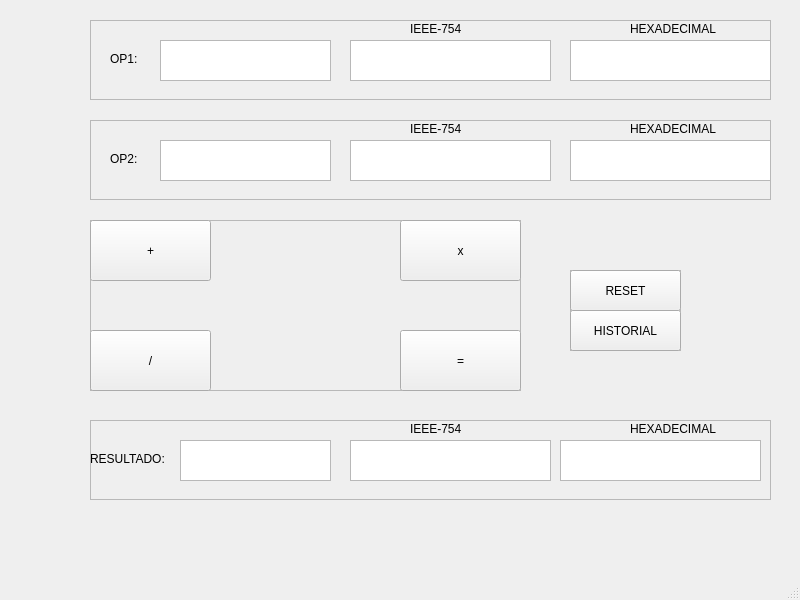
<?xml version="1.0" encoding="UTF-8"?>
<ui version="4.0">
 <class>MainWindow</class>
 <widget class="QMainWindow" name="MainWindow">
  <property name="geometry">
   <rect>
    <x>0</x>
    <y>0</y>
    <width>800</width>
    <height>600</height>
   </rect>
  </property>
  <property name="palette">
   <palette>
    <active>
     <colorrole role="WindowText">
      <brush brushstyle="SolidPattern">
       <color alpha="255">
        <red>0</red>
        <green>0</green>
        <blue>0</blue>
       </color>
      </brush>
     </colorrole>
     <colorrole role="Button">
      <brush brushstyle="SolidPattern">
       <color alpha="255">
        <red>255</red>
        <green>0</green>
        <blue>128</blue>
       </color>
      </brush>
     </colorrole>
     <colorrole role="Light">
      <brush brushstyle="SolidPattern">
       <color alpha="255">
        <red>255</red>
        <green>127</green>
        <blue>192</blue>
       </color>
      </brush>
     </colorrole>
     <colorrole role="Midlight">
      <brush brushstyle="SolidPattern">
       <color alpha="255">
        <red>255</red>
        <green>63</green>
        <blue>160</blue>
       </color>
      </brush>
     </colorrole>
     <colorrole role="Dark">
      <brush brushstyle="SolidPattern">
       <color alpha="255">
        <red>127</red>
        <green>0</green>
        <blue>64</blue>
       </color>
      </brush>
     </colorrole>
     <colorrole role="Mid">
      <brush brushstyle="SolidPattern">
       <color alpha="255">
        <red>170</red>
        <green>0</green>
        <blue>85</blue>
       </color>
      </brush>
     </colorrole>
     <colorrole role="Text">
      <brush brushstyle="SolidPattern">
       <color alpha="255">
        <red>0</red>
        <green>0</green>
        <blue>0</blue>
       </color>
      </brush>
     </colorrole>
     <colorrole role="BrightText">
      <brush brushstyle="SolidPattern">
       <color alpha="255">
        <red>255</red>
        <green>255</green>
        <blue>255</blue>
       </color>
      </brush>
     </colorrole>
     <colorrole role="ButtonText">
      <brush brushstyle="SolidPattern">
       <color alpha="255">
        <red>0</red>
        <green>0</green>
        <blue>0</blue>
       </color>
      </brush>
     </colorrole>
     <colorrole role="Base">
      <brush brushstyle="SolidPattern">
       <color alpha="255">
        <red>255</red>
        <green>255</green>
        <blue>255</blue>
       </color>
      </brush>
     </colorrole>
     <colorrole role="Window">
      <brush brushstyle="SolidPattern">
       <color alpha="255">
        <red>255</red>
        <green>0</green>
        <blue>128</blue>
       </color>
      </brush>
     </colorrole>
     <colorrole role="Shadow">
      <brush brushstyle="SolidPattern">
       <color alpha="255">
        <red>0</red>
        <green>0</green>
        <blue>0</blue>
       </color>
      </brush>
     </colorrole>
     <colorrole role="AlternateBase">
      <brush brushstyle="SolidPattern">
       <color alpha="255">
        <red>255</red>
        <green>127</green>
        <blue>191</blue>
       </color>
      </brush>
     </colorrole>
     <colorrole role="ToolTipBase">
      <brush brushstyle="SolidPattern">
       <color alpha="255">
        <red>255</red>
        <green>255</green>
        <blue>220</blue>
       </color>
      </brush>
     </colorrole>
     <colorrole role="ToolTipText">
      <brush brushstyle="SolidPattern">
       <color alpha="255">
        <red>0</red>
        <green>0</green>
        <blue>0</blue>
       </color>
      </brush>
     </colorrole>
     <colorrole role="PlaceholderText">
      <brush brushstyle="SolidPattern">
       <color alpha="127">
        <red>0</red>
        <green>0</green>
        <blue>0</blue>
       </color>
      </brush>
     </colorrole>
    </active>
    <inactive>
     <colorrole role="WindowText">
      <brush brushstyle="SolidPattern">
       <color alpha="255">
        <red>0</red>
        <green>0</green>
        <blue>0</blue>
       </color>
      </brush>
     </colorrole>
     <colorrole role="Button">
      <brush brushstyle="SolidPattern">
       <color alpha="255">
        <red>239</red>
        <green>239</green>
        <blue>239</blue>
       </color>
      </brush>
     </colorrole>
     <colorrole role="Light">
      <brush brushstyle="SolidPattern">
       <color alpha="255">
        <red>255</red>
        <green>255</green>
        <blue>255</blue>
       </color>
      </brush>
     </colorrole>
     <colorrole role="Midlight">
      <brush brushstyle="SolidPattern">
       <color alpha="255">
        <red>202</red>
        <green>202</green>
        <blue>202</blue>
       </color>
      </brush>
     </colorrole>
     <colorrole role="Dark">
      <brush brushstyle="SolidPattern">
       <color alpha="255">
        <red>159</red>
        <green>159</green>
        <blue>159</blue>
       </color>
      </brush>
     </colorrole>
     <colorrole role="Mid">
      <brush brushstyle="SolidPattern">
       <color alpha="255">
        <red>184</red>
        <green>184</green>
        <blue>184</blue>
       </color>
      </brush>
     </colorrole>
     <colorrole role="Text">
      <brush brushstyle="SolidPattern">
       <color alpha="255">
        <red>0</red>
        <green>0</green>
        <blue>0</blue>
       </color>
      </brush>
     </colorrole>
     <colorrole role="BrightText">
      <brush brushstyle="SolidPattern">
       <color alpha="255">
        <red>255</red>
        <green>255</green>
        <blue>255</blue>
       </color>
      </brush>
     </colorrole>
     <colorrole role="ButtonText">
      <brush brushstyle="SolidPattern">
       <color alpha="255">
        <red>0</red>
        <green>0</green>
        <blue>0</blue>
       </color>
      </brush>
     </colorrole>
     <colorrole role="Base">
      <brush brushstyle="SolidPattern">
       <color alpha="255">
        <red>255</red>
        <green>255</green>
        <blue>255</blue>
       </color>
      </brush>
     </colorrole>
     <colorrole role="Window">
      <brush brushstyle="SolidPattern">
       <color alpha="255">
        <red>239</red>
        <green>239</green>
        <blue>239</blue>
       </color>
      </brush>
     </colorrole>
     <colorrole role="Shadow">
      <brush brushstyle="SolidPattern">
       <color alpha="255">
        <red>118</red>
        <green>118</green>
        <blue>118</blue>
       </color>
      </brush>
     </colorrole>
     <colorrole role="AlternateBase">
      <brush brushstyle="SolidPattern">
       <color alpha="255">
        <red>247</red>
        <green>247</green>
        <blue>247</blue>
       </color>
      </brush>
     </colorrole>
     <colorrole role="ToolTipBase">
      <brush brushstyle="SolidPattern">
       <color alpha="255">
        <red>255</red>
        <green>255</green>
        <blue>220</blue>
       </color>
      </brush>
     </colorrole>
     <colorrole role="ToolTipText">
      <brush brushstyle="SolidPattern">
       <color alpha="255">
        <red>0</red>
        <green>0</green>
        <blue>0</blue>
       </color>
      </brush>
     </colorrole>
     <colorrole role="PlaceholderText">
      <brush brushstyle="SolidPattern">
       <color alpha="128">
        <red>0</red>
        <green>0</green>
        <blue>0</blue>
       </color>
      </brush>
     </colorrole>
    </inactive>
    <disabled>
     <colorrole role="WindowText">
      <brush brushstyle="SolidPattern">
       <color alpha="255">
        <red>127</red>
        <green>0</green>
        <blue>64</blue>
       </color>
      </brush>
     </colorrole>
     <colorrole role="Button">
      <brush brushstyle="SolidPattern">
       <color alpha="255">
        <red>255</red>
        <green>0</green>
        <blue>128</blue>
       </color>
      </brush>
     </colorrole>
     <colorrole role="Light">
      <brush brushstyle="SolidPattern">
       <color alpha="255">
        <red>255</red>
        <green>127</green>
        <blue>192</blue>
       </color>
      </brush>
     </colorrole>
     <colorrole role="Midlight">
      <brush brushstyle="SolidPattern">
       <color alpha="255">
        <red>255</red>
        <green>63</green>
        <blue>160</blue>
       </color>
      </brush>
     </colorrole>
     <colorrole role="Dark">
      <brush brushstyle="SolidPattern">
       <color alpha="255">
        <red>127</red>
        <green>0</green>
        <blue>64</blue>
       </color>
      </brush>
     </colorrole>
     <colorrole role="Mid">
      <brush brushstyle="SolidPattern">
       <color alpha="255">
        <red>170</red>
        <green>0</green>
        <blue>85</blue>
       </color>
      </brush>
     </colorrole>
     <colorrole role="Text">
      <brush brushstyle="SolidPattern">
       <color alpha="255">
        <red>127</red>
        <green>0</green>
        <blue>64</blue>
       </color>
      </brush>
     </colorrole>
     <colorrole role="BrightText">
      <brush brushstyle="SolidPattern">
       <color alpha="255">
        <red>255</red>
        <green>255</green>
        <blue>255</blue>
       </color>
      </brush>
     </colorrole>
     <colorrole role="ButtonText">
      <brush brushstyle="SolidPattern">
       <color alpha="255">
        <red>127</red>
        <green>0</green>
        <blue>64</blue>
       </color>
      </brush>
     </colorrole>
     <colorrole role="Base">
      <brush brushstyle="SolidPattern">
       <color alpha="255">
        <red>255</red>
        <green>0</green>
        <blue>128</blue>
       </color>
      </brush>
     </colorrole>
     <colorrole role="Window">
      <brush brushstyle="SolidPattern">
       <color alpha="255">
        <red>255</red>
        <green>0</green>
        <blue>128</blue>
       </color>
      </brush>
     </colorrole>
     <colorrole role="Shadow">
      <brush brushstyle="SolidPattern">
       <color alpha="255">
        <red>177</red>
        <green>177</green>
        <blue>177</blue>
       </color>
      </brush>
     </colorrole>
     <colorrole role="AlternateBase">
      <brush brushstyle="SolidPattern">
       <color alpha="255">
        <red>247</red>
        <green>247</green>
        <blue>247</blue>
       </color>
      </brush>
     </colorrole>
     <colorrole role="ToolTipBase">
      <brush brushstyle="SolidPattern">
       <color alpha="255">
        <red>255</red>
        <green>255</green>
        <blue>220</blue>
       </color>
      </brush>
     </colorrole>
     <colorrole role="ToolTipText">
      <brush brushstyle="SolidPattern">
       <color alpha="255">
        <red>0</red>
        <green>0</green>
        <blue>0</blue>
       </color>
      </brush>
     </colorrole>
     <colorrole role="PlaceholderText">
      <brush brushstyle="SolidPattern">
       <color alpha="128">
        <red>0</red>
        <green>0</green>
        <blue>0</blue>
       </color>
      </brush>
     </colorrole>
    </disabled>
   </palette>
  </property>
  <property name="windowTitle">
   <string>MainWindow</string>
  </property>
  <widget class="QWidget" name="centralwidget">
   <widget class="QFrame" name="frame">
    <property name="geometry">
     <rect>
      <x>90</x>
      <y>220</y>
      <width>431</width>
      <height>171</height>
     </rect>
    </property>
    <property name="frameShape">
     <enum>QFrame::StyledPanel</enum>
    </property>
    <property name="frameShadow">
     <enum>QFrame::Raised</enum>
    </property>
    <widget class="QPushButton" name="botonSuma">
     <property name="geometry">
      <rect>
       <x>0</x>
       <y>0</y>
       <width>121</width>
       <height>61</height>
      </rect>
     </property>
     <property name="text">
      <string>+</string>
     </property>
    </widget>
    <widget class="QPushButton" name="botonMulti">
     <property name="geometry">
      <rect>
       <x>310</x>
       <y>0</y>
       <width>121</width>
       <height>61</height>
      </rect>
     </property>
     <property name="text">
      <string>x</string>
     </property>
    </widget>
    <widget class="QPushButton" name="botonIgual">
     <property name="geometry">
      <rect>
       <x>310</x>
       <y>110</y>
       <width>121</width>
       <height>61</height>
      </rect>
     </property>
     <property name="text">
      <string>=</string>
     </property>
    </widget>
    <widget class="QPushButton" name="botonDiv">
     <property name="geometry">
      <rect>
       <x>0</x>
       <y>110</y>
       <width>121</width>
       <height>61</height>
      </rect>
     </property>
     <property name="text">
      <string>/</string>
     </property>
    </widget>
   </widget>
   <widget class="QFrame" name="frame_2">
    <property name="geometry">
     <rect>
      <x>90</x>
      <y>20</y>
      <width>681</width>
      <height>80</height>
     </rect>
    </property>
    <property name="frameShape">
     <enum>QFrame::StyledPanel</enum>
    </property>
    <property name="frameShadow">
     <enum>QFrame::Raised</enum>
    </property>
    <widget class="QLabel" name="label">
     <property name="geometry">
      <rect>
       <x>20</x>
       <y>30</y>
       <width>67</width>
       <height>17</height>
      </rect>
     </property>
     <property name="text">
      <string>OP1:</string>
     </property>
    </widget>
    <widget class="QTextEdit" name="textEdit_op1">
     <property name="geometry">
      <rect>
       <x>70</x>
       <y>20</y>
       <width>171</width>
       <height>41</height>
      </rect>
     </property>
    </widget>
    <widget class="QLabel" name="label_3">
     <property name="geometry">
      <rect>
       <x>320</x>
       <y>0</y>
       <width>67</width>
       <height>17</height>
      </rect>
     </property>
     <property name="text">
      <string>IEEE-754</string>
     </property>
    </widget>
    <widget class="QLabel" name="label_6">
     <property name="geometry">
      <rect>
       <x>540</x>
       <y>0</y>
       <width>111</width>
       <height>17</height>
      </rect>
     </property>
     <property name="text">
      <string>HEXADECIMAL</string>
     </property>
    </widget>
    <widget class="QTextBrowser" name="text_ieee_op1">
     <property name="geometry">
      <rect>
       <x>260</x>
       <y>20</y>
       <width>201</width>
       <height>41</height>
      </rect>
     </property>
    </widget>
    <widget class="QTextBrowser" name="text_hex_op1">
     <property name="geometry">
      <rect>
       <x>480</x>
       <y>20</y>
       <width>201</width>
       <height>41</height>
      </rect>
     </property>
    </widget>
   </widget>
   <widget class="QFrame" name="frame_5">
    <property name="geometry">
     <rect>
      <x>570</x>
      <y>270</y>
      <width>111</width>
      <height>81</height>
     </rect>
    </property>
    <property name="frameShape">
     <enum>QFrame::StyledPanel</enum>
    </property>
    <property name="frameShadow">
     <enum>QFrame::Raised</enum>
    </property>
    <widget class="QPushButton" name="botonReset">
     <property name="geometry">
      <rect>
       <x>0</x>
       <y>0</y>
       <width>111</width>
       <height>41</height>
      </rect>
     </property>
     <property name="text">
      <string>RESET</string>
     </property>
    </widget>
    <widget class="QPushButton" name="botonHistorial">
     <property name="geometry">
      <rect>
       <x>0</x>
       <y>40</y>
       <width>111</width>
       <height>41</height>
      </rect>
     </property>
     <property name="text">
      <string>HISTORIAL</string>
     </property>
    </widget>
   </widget>
   <widget class="QFrame" name="frame_6">
    <property name="geometry">
     <rect>
      <x>90</x>
      <y>120</y>
      <width>681</width>
      <height>80</height>
     </rect>
    </property>
    <property name="frameShape">
     <enum>QFrame::StyledPanel</enum>
    </property>
    <property name="frameShadow">
     <enum>QFrame::Raised</enum>
    </property>
    <widget class="QLabel" name="label_4">
     <property name="geometry">
      <rect>
       <x>20</x>
       <y>30</y>
       <width>67</width>
       <height>17</height>
      </rect>
     </property>
     <property name="text">
      <string>OP2:</string>
     </property>
    </widget>
    <widget class="QTextEdit" name="textEdit_op2">
     <property name="geometry">
      <rect>
       <x>70</x>
       <y>20</y>
       <width>171</width>
       <height>41</height>
      </rect>
     </property>
    </widget>
    <widget class="QLabel" name="label_7">
     <property name="geometry">
      <rect>
       <x>320</x>
       <y>0</y>
       <width>67</width>
       <height>17</height>
      </rect>
     </property>
     <property name="text">
      <string>IEEE-754</string>
     </property>
    </widget>
    <widget class="QLabel" name="label_8">
     <property name="geometry">
      <rect>
       <x>540</x>
       <y>0</y>
       <width>111</width>
       <height>17</height>
      </rect>
     </property>
     <property name="text">
      <string>HEXADECIMAL</string>
     </property>
    </widget>
    <widget class="QTextBrowser" name="text_ieee_op2">
     <property name="geometry">
      <rect>
       <x>260</x>
       <y>20</y>
       <width>201</width>
       <height>41</height>
      </rect>
     </property>
    </widget>
    <widget class="QTextBrowser" name="text_hex_op2">
     <property name="geometry">
      <rect>
       <x>480</x>
       <y>20</y>
       <width>201</width>
       <height>41</height>
      </rect>
     </property>
    </widget>
   </widget>
   <widget class="QFrame" name="frame_3">
    <property name="geometry">
     <rect>
      <x>90</x>
      <y>420</y>
      <width>681</width>
      <height>80</height>
     </rect>
    </property>
    <property name="frameShape">
     <enum>QFrame::StyledPanel</enum>
    </property>
    <property name="frameShadow">
     <enum>QFrame::Raised</enum>
    </property>
    <widget class="QLabel" name="label_5">
     <property name="geometry">
      <rect>
       <x>0</x>
       <y>30</y>
       <width>91</width>
       <height>17</height>
      </rect>
     </property>
     <property name="text">
      <string>RESULTADO:</string>
     </property>
    </widget>
    <widget class="QLabel" name="label_9">
     <property name="geometry">
      <rect>
       <x>320</x>
       <y>0</y>
       <width>67</width>
       <height>17</height>
      </rect>
     </property>
     <property name="text">
      <string>IEEE-754</string>
     </property>
    </widget>
    <widget class="QLabel" name="label_10">
     <property name="geometry">
      <rect>
       <x>540</x>
       <y>0</y>
       <width>111</width>
       <height>17</height>
      </rect>
     </property>
     <property name="text">
      <string>HEXADECIMAL</string>
     </property>
    </widget>
    <widget class="QTextBrowser" name="text_ieee_resultado">
     <property name="geometry">
      <rect>
       <x>260</x>
       <y>20</y>
       <width>201</width>
       <height>41</height>
      </rect>
     </property>
    </widget>
    <widget class="QTextBrowser" name="text_hex_resultado">
     <property name="geometry">
      <rect>
       <x>470</x>
       <y>20</y>
       <width>201</width>
       <height>41</height>
      </rect>
     </property>
    </widget>
    <widget class="QTextBrowser" name="text_resultado">
     <property name="geometry">
      <rect>
       <x>90</x>
       <y>20</y>
       <width>151</width>
       <height>41</height>
      </rect>
     </property>
    </widget>
   </widget>
  </widget>
  <widget class="QMenuBar" name="menubar">
   <property name="geometry">
    <rect>
     <x>0</x>
     <y>0</y>
     <width>800</width>
     <height>22</height>
    </rect>
   </property>
  </widget>
  <widget class="QStatusBar" name="statusbar"/>
 </widget>
 <resources/>
 <connections/>
</ui>
